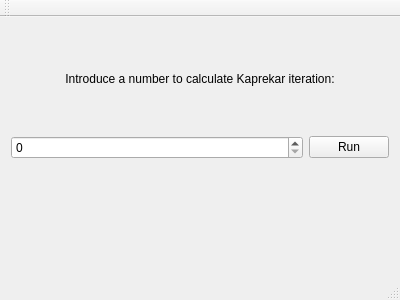
<?xml version="1.0" encoding="UTF-8"?>
<ui version="4.0">
 <class>Window</class>
 <widget class="QMainWindow" name="Window">
  <property name="geometry">
   <rect>
    <x>0</x>
    <y>0</y>
    <width>400</width>
    <height>300</height>
   </rect>
  </property>
  <property name="windowTitle">
   <string>Window</string>
  </property>
  <widget class="QWidget" name="centralWidget">
   <layout class="QVBoxLayout" name="verticalLayout">
    <item>
     <widget class="QLabel" name="label_2">
      <property name="text">
       <string>Introduce a number to calculate Kaprekar iteration:</string>
      </property>
      <property name="alignment">
       <set>Qt::AlignCenter</set>
      </property>
     </widget>
    </item>
    <item>
     <layout class="QHBoxLayout" name="horizontalLayout" stretch="1,0">
      <property name="sizeConstraint">
       <enum>QLayout::SetMinimumSize</enum>
      </property>
      <item>
       <widget class="QSpinBox" name="input">
        <property name="maximum">
         <number>9999</number>
        </property>
       </widget>
      </item>
      <item>
       <widget class="QPushButton" name="run">
        <property name="text">
         <string>Run</string>
        </property>
       </widget>
      </item>
     </layout>
    </item>
    <item>
     <widget class="QLabel" name="result">
      <property name="text">
       <string/>
      </property>
      <property name="alignment">
       <set>Qt::AlignCenter</set>
      </property>
     </widget>
    </item>
   </layout>
  </widget>
  <widget class="QMenuBar" name="menuBar">
   <property name="geometry">
    <rect>
     <x>0</x>
     <y>0</y>
     <width>400</width>
     <height>22</height>
    </rect>
   </property>
  </widget>
  <widget class="QToolBar" name="mainToolBar">
   <attribute name="toolBarArea">
    <enum>TopToolBarArea</enum>
   </attribute>
   <attribute name="toolBarBreak">
    <bool>false</bool>
   </attribute>
  </widget>
  <widget class="QStatusBar" name="statusBar"/>
 </widget>
 <layoutdefault spacing="6" margin="11"/>
 <resources/>
 <connections/>
</ui>
